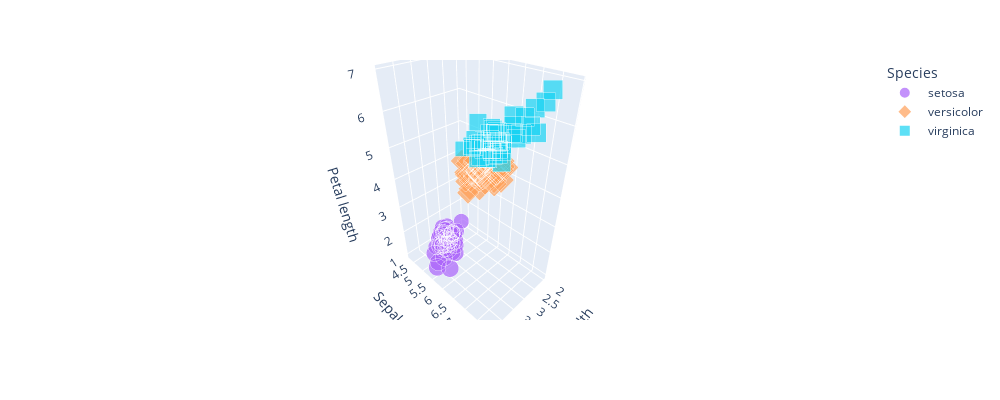

Notebook code for this chart:
### Code cell
fig = px.scatter_3d(df, x="Sepal width", y="Sepal length", z='Petal length' , color="Species", size="Sepal length", 
                    hover_name="Species", symbol="Species", 
                    color_discrete_map = {"Joly": "blue", "Bergeron": "green", "Coderre":"red"}, width=1000, height=400)
fig.show()

### Figure 1 — Plotly figure (JSON) as saved in the notebook; plotly's stock layout.template omitted (floating-point values rounded to 4 significant figures)
{"data": [{"hovertemplate": "<b>%{hovertext}</b><br><br>Species= setosa<br>Sepal width=%{x}<br>Sepal length=%{marker.size}<br>Petal length=%{z}<extra></extra>", "hovertext": [" setosa", " setosa", " setosa", " setosa", " setosa", " setosa", " setosa", " setosa", " setosa", " setosa", " setosa", " setosa", " setosa", " setosa", " setosa", " setosa", " setosa", " setosa", " setosa", " setosa", " setosa", " setosa", " setosa", " setosa", " setosa", " setosa", " setosa", " setosa", " setosa", " setosa", " setosa", " setosa", " setosa", " setosa", " setosa", " setosa", " setosa", " setosa", " setosa", " setosa", " setosa", " setosa", " setosa", " setosa", " setosa", " setosa", " setosa", " setosa", " setosa", " setosa"], "legendgroup": " setosa", "marker": {"color": "#ab63fa", "size": [5.1, 4.9, 4.7, 4.6, 5.0, 5.4, 4.6, 5.0, 4.4, 4.9, 5.4, 4.8, 4.8, 4.3, 5.8, 5.7, 5.4, 5.1, 5.7, 5.1, 5.4, 5.1, 4.6, 5.1, 4.8, 5.0, 5.0, 5.2, 5.2, 4.7, 4.8, 5.4, 5.2, 5.5, 4.9, 5.0, 5.5, 4.9, 4.4, 5.1, 5.0, 4.5, 4.4, 5.0, 5.1, 4.8, 5.1, 4.6, 5.3, 5.0], "sizemode": "area", "sizeref": 0.01975, "symbol": "circle"}, "mode": "markers", "name": " setosa", "scene": "scene", "showlegend": true, "type": "scatter3d", "x": [3.5, 3.0, 3.2, 3.1, 3.6, 3.9, 3.4, 3.4, 2.9, 3.1, 3.7, 3.4, 3.0, 3.0, 4.0, 4.4, 3.9, 3.5, 3.8, 3.8, 3.4, 3.7, 3.6, 3.3, 3.4, 3.0, 3.4, 3.5, 3.4, 3.2, 3.1, 3.4, 4.1, 4.2, 3.1, 3.2, 3.5, 3.6, 3.0, 3.4, 3.5, 2.3, 3.2, 3.5, 3.8, 3.0, 3.8, 3.2, 3.7, 3.3], "y": [5.1, 4.9, 4.7, 4.6, 5.0, 5.4, 4.6, 5.0, 4.4, 4.9, 5.4, 4.8, 4.8, 4.3, 5.8, 5.7, 5.4, 5.1, 5.7, 5.1, 5.4, 5.1, 4.6, 5.1, 4.8, 5.0, 5.0, 5.2, 5.2, 4.7, 4.8, 5.4, 5.2, 5.5, 4.9, 5.0, 5.5, 4.9, 4.4, 5.1, 5.0, 4.5, 4.4, 5.0, 5.1, 4.8, 5.1, 4.6, 5.3, 5.0], "z": [1.4, 1.4, 1.3, 1.5, 1.4, 1.7, 1.4, 1.5, 1.4, 1.5, 1.5, 1.6, 1.4, 1.1, 1.2, 1.5, 1.3, 1.4, 1.7, 1.5, 1.7, 1.5, 1.0, 1.7, 1.9, 1.6, 1.6, 1.5, 1.4, 1.6, 1.6, 1.5, 1.5, 1.4, 1.5, 1.2, 1.3, 1.4, 1.3, 1.5, 1.3, 1.3, 1.3, 1.6, 1.9, 1.4, 1.6, 1.4, 1.5, 1.4]}, {"hovertemplate": "<b>%{hovertext}</b><br><br>Species= versicolor<br>Sepal width=%{x}<br>Sepal length=%{marker.size}<br>Petal length=%{z}<extra></extra>", "hovertext": [" versicolor", " versicolor", " versicolor", " versicolor", " versicolor", " versicolor", " versicolor", " versicolor", " versicolor", " versicolor", " versicolor", " versicolor", " versicolor", " versicolor", " versicolor", " versicolor", " versicolor", " versicolor", " versicolor", " versicolor", " versicolor", " versicolor", " versicolor", " versicolor", " versicolor", " versicolor", " versicolor", " versicolor", " versicolor", " versicolor", " versicolor", " versicolor", " versicolor", " versicolor", " versicolor", " versicolor", " versicolor", " versicolor", " versicolor", " versicolor", " versicolor", " versicolor", " versicolor", " versicolor", " versicolor", " versicolor", " versicolor", " versicolor", " versicolor", " versicolor"], "legendgroup": " versicolor", "marker": {"color": "#FFA15A", "size": [7.0, 6.4, 6.9, 5.5, 6.5, 5.7, 6.3, 4.9, 6.6, 5.2, 5.0, 5.9, 6.0, 6.1, 5.6, 6.7, 5.6, 5.8, 6.2, 5.6, 5.9, 6.1, 6.3, 6.1, 6.4, 6.6, 6.8, 6.7, 6.0, 5.7, 5.5, 5.5, 5.8, 6.0, 5.4, 6.0, 6.7, 6.3, 5.6, 5.5, 5.5, 6.1, 5.8, 5.0, 5.6, 5.7, 5.7, 6.2, 5.1, 5.7], "sizemode": "area", "sizeref": 0.01975, "symbol": "diamond"}, "mode": "markers", "name": " versicolor", "scene": "scene", "showlegend": true, "type": "scatter3d", "x": [3.2, 3.2, 3.1, 2.3, 2.8, 2.8, 3.3, 2.4, 2.9, 2.7, 2.0, 3.0, 2.2, 2.9, 2.9, 3.1, 3.0, 2.7, 2.2, 2.5, 3.2, 2.8, 2.5, 2.8, 2.9, 3.0, 2.8, 3.0, 2.9, 2.6, 2.4, 2.4, 2.7, 2.7, 3.0, 3.4, 3.1, 2.3, 3.0, 2.5, 2.6, 3.0, 2.6, 2.3, 2.7, 3.0, 2.9, 2.9, 2.5, 2.8], "y": [7.0, 6.4, 6.9, 5.5, 6.5, 5.7, 6.3, 4.9, 6.6, 5.2, 5.0, 5.9, 6.0, 6.1, 5.6, 6.7, 5.6, 5.8, 6.2, 5.6, 5.9, 6.1, 6.3, 6.1, 6.4, 6.6, 6.8, 6.7, 6.0, 5.7, 5.5, 5.5, 5.8, 6.0, 5.4, 6.0, 6.7, 6.3, 5.6, 5.5, 5.5, 6.1, 5.8, 5.0, 5.6, 5.7, 5.7, 6.2, 5.1, 5.7], "z": [4.7, 4.5, 4.9, 4.0, 4.6, 4.5, 4.7, 3.3, 4.6, 3.9, 3.5, 4.2, 4.0, 4.7, 3.6, 4.4, 4.5, 4.1, 4.5, 3.9, 4.8, 4.0, 4.9, 4.7, 4.3, 4.4, 4.8, 5.0, 4.5, 3.5, 3.8, 3.7, 3.9, 5.1, 4.5, 4.5, 4.7, 4.4, 4.1, 4.0, 4.4, 4.6, 4.0, 3.3, 4.2, 4.2, 4.2, 4.3, 3.0, 4.1]}, {"hovertemplate": "<b>%{hovertext}</b><br><br>Species= virginica<br>Sepal width=%{x}<br>Sepal length=%{marker.size}<br>Petal length=%{z}<extra></extra>", "hovertext": [" virginica", " virginica", " virginica", " virginica", " virginica", " virginica", " virginica", " virginica", " virginica", " virginica", " virginica", " virginica", " virginica", " virginica", " virginica", " virginica", " virginica", " virginica", " virginica", " virginica", " virginica", " virginica", " virginica", " virginica", " virginica", " virginica", " virginica", " virginica", " virginica", " virginica", " virginica", " virginica", " virginica", " virginica", " virginica", " virginica", " virginica", " virginica", " virginica", " virginica", " virginica", " virginica", " virginica", " virginica", " virginica", " virginica", " virginica", " virginica", " virginica", " virginica"], "legendgroup": " virginica", "marker": {"color": "#19d3f3", "size": [6.3, 5.8, 7.1, 6.3, 6.5, 7.6, 4.9, 7.3, 6.7, 7.2, 6.5, 6.4, 6.8, 5.7, 5.8, 6.4, 6.5, 7.7, 7.7, 6.0, 6.9, 5.6, 7.7, 6.3, 6.7, 7.2, 6.2, 6.1, 6.4, 7.2, 7.4, 7.9, 6.4, 6.3, 6.1, 7.7, 6.3, 6.4, 6.0, 6.9, 6.7, 6.9, 5.8, 6.8, 6.7, 6.7, 6.3, 6.5, 6.2, 5.9], "sizemode": "area", "sizeref": 0.01975, "symbol": "square"}, "mode": "markers", "name": " virginica", "scene": "scene", "showlegend": true, "type": "scatter3d", "x": [3.3, 2.7, 3.0, 2.9, 3.0, 3.0, 2.5, 2.9, 2.5, 3.6, 3.2, 2.7, 3.0, 2.5, 2.8, 3.2, 3.0, 3.8, 2.6, 2.2, 3.2, 2.8, 2.8, 2.7, 3.3, 3.2, 2.8, 3.0, 2.8, 3.0, 2.8, 3.8, 2.8, 2.8, 2.6, 3.0, 3.4, 3.1, 3.0, 3.1, 3.1, 3.1, 2.7, 3.2, 3.3, 3.0, 2.5, 3.0, 3.4, 3.0], "y": [6.3, 5.8, 7.1, 6.3, 6.5, 7.6, 4.9, 7.3, 6.7, 7.2, 6.5, 6.4, 6.8, 5.7, 5.8, 6.4, 6.5, 7.7, 7.7, 6.0, 6.9, 5.6, 7.7, 6.3, 6.7, 7.2, 6.2, 6.1, 6.4, 7.2, 7.4, 7.9, 6.4, 6.3, 6.1, 7.7, 6.3, 6.4, 6.0, 6.9, 6.7, 6.9, 5.8, 6.8, 6.7, 6.7, 6.3, 6.5, 6.2, 5.9], "z": [6.0, 5.1, 5.9, 5.6, 5.8, 6.6, 4.5, 6.3, 5.8, 6.1, 5.1, 5.3, 5.5, 5.0, 5.1, 5.3, 5.5, 6.7, 6.9, 5.0, 5.7, 4.9, 6.7, 4.9, 5.7, 6.0, 4.8, 4.9, 5.6, 5.8, 6.1, 6.4, 5.6, 5.1, 5.6, 6.1, 5.6, 5.5, 4.8, 5.4, 5.6, 5.1, 5.1, 5.9, 5.7, 5.2, 5.0, 5.2, 5.4, 5.1]}], "layout": {"height": 400, "legend": {"itemsizing": "constant", "title": {"text": "Species"}, "tracegroupgap": 0}, "margin": {"t": 60}, "scene": {"domain": {"x": [0, 1], "y": [0, 1]}, "xaxis": {"title": {"text": "Sepal width"}}, "yaxis": {"title": {"text": "Sepal length"}}, "zaxis": {"title": {"text": "Petal length"}}}, "width": 1000}}
